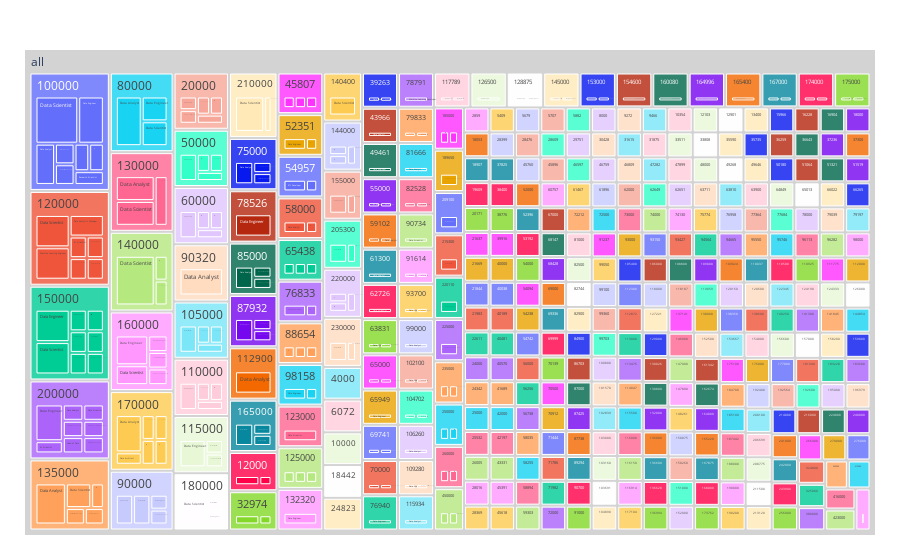

Notebook source saved alongside this figure:
### Code cell
#Tree Map

fig = px.treemap(df, path=[px.Constant("all"), 'salary_in_usd', 'job_title'])
fig.update_traces(root_color="lightgrey")
fig.update_layout(margin = dict(t=50, l=25, r=25, b=25))
fig.show()

### Figure 1 — Plotly figure (JSON) as saved in the notebook; plotly's stock layout.template omitted (floating-point values rounded to 4 significant figures; data arrays with more than 128 entries replaced by an {"elided": "..."} marker saying what was removed)
{"data": [{"branchvalues": "total", "domain": {"x": [0, 1], "y": [0, 1]}, "hovertemplate": "labels=%{label}<br>count=%{value}<br>parent=%{parent}<br>id=%{id}<extra></extra>", "ids": {"elided": "869 str values"}, "labels": {"elided": "869 str values"}, "name": "", "parents": {"elided": "869 str values"}, "root": {"color": "lightgrey"}, "type": "treemap", "values": {"elided": "869 int values"}}], "layout": {"legend": {"tracegroupgap": 0}, "margin": {"b": 25, "l": 25, "r": 25, "t": 50}}}
